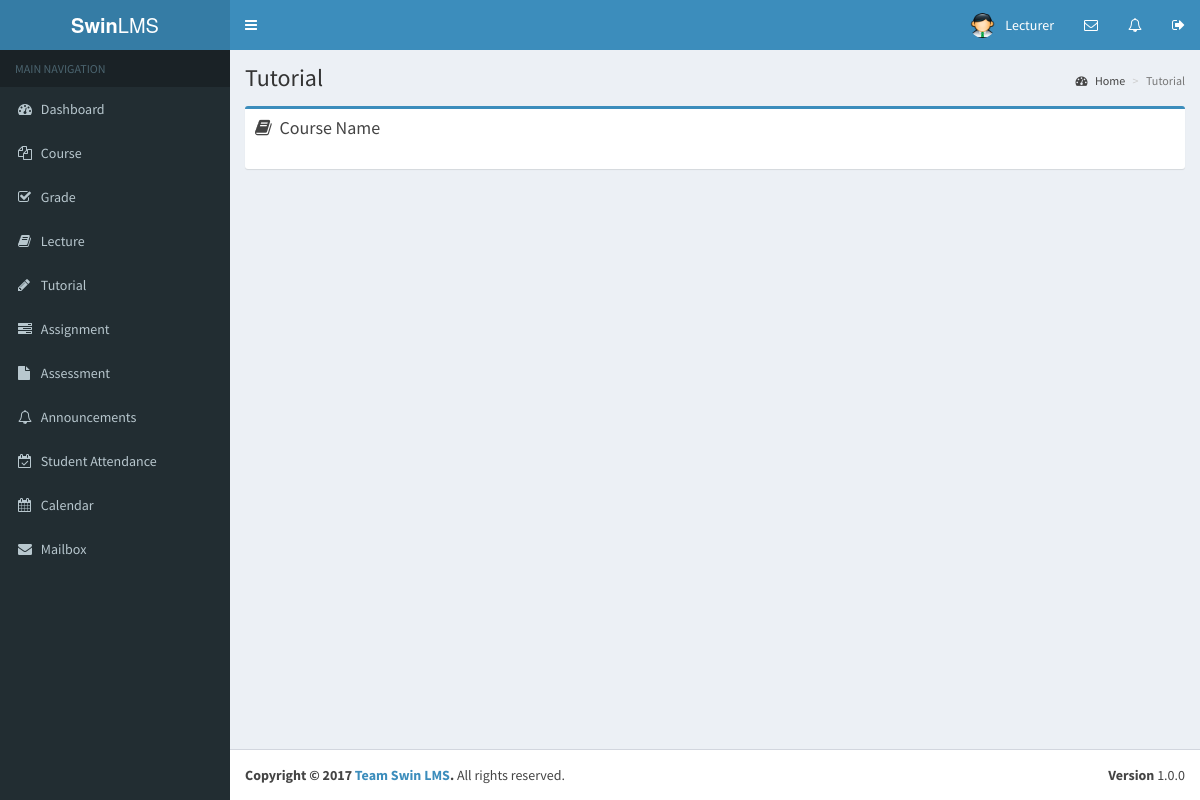
The page /lecturer/tutorial.php on the database as committed earlier.
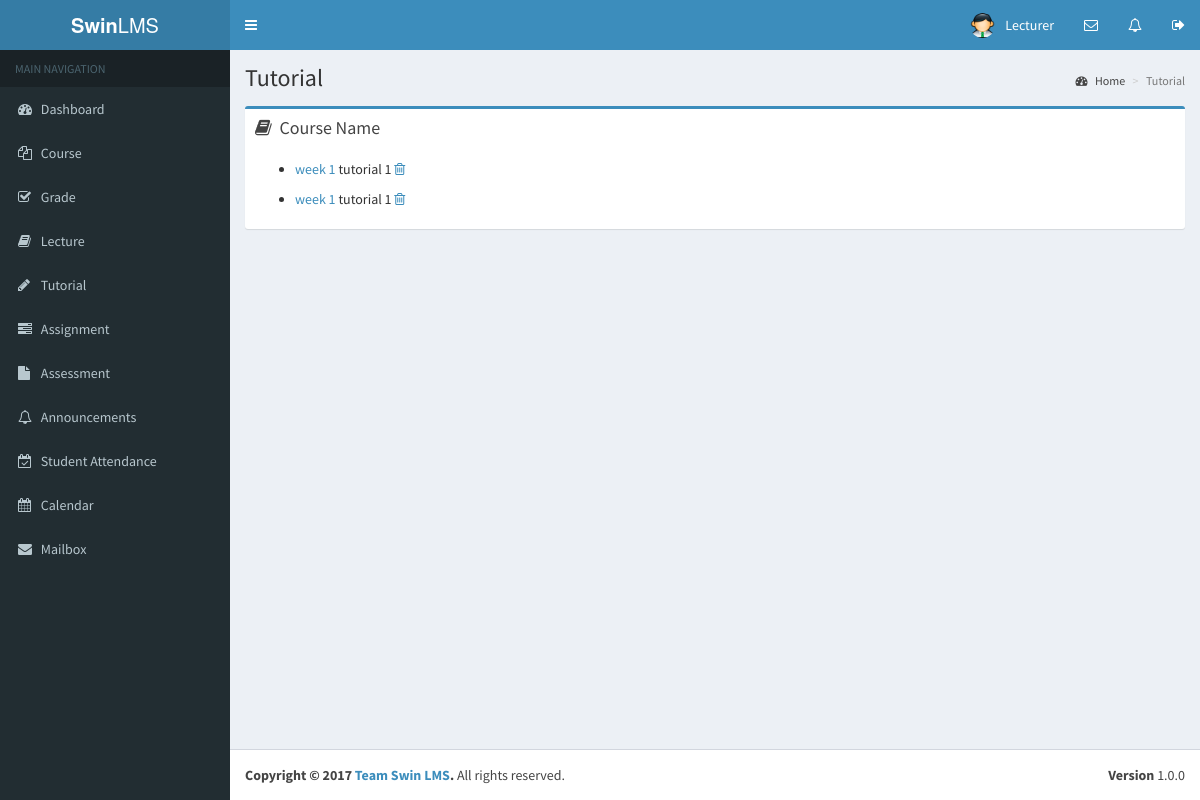
The same page on the database as committed later.
### tables this page shows
CREATE TABLE `tutorial` (
  `id` int(11) NOT NULL,
  `unit_id` int(11) NOT NULL,
  `title` varchar(45) NOT NULL,
  `file` varchar(100) DEFAULT NULL,
  `description` varchar(50) NOT NULL,
  `type` varchar(30) DEFAULT NULL,
  `size` int(11) DEFAULT NULL
);

### lecturer/tutorial.php (the view, shortened to what this page needs)
<!DOCTYPE html>
<html>
    <?php include_once('first.php') ?>
    <body class="hold-transition skin-blue sidebar-mini">
    <?php include_once('header.php')?>
    <?php include_once('sidebar.php') ?>
        <div class="content-wrapper">
            <section class="content-header">
                <h1>
                    Tutorial
                </h1>
                <ol class="breadcrumb">
                    <li><a href="dashboard.php"><i class="fa fa-dashboard"></i> Home</a></li>
                    <li class="active">Tutorial</li>
                </ol>
            </section>
            <section class="content">
                <div class="row">
                    <section class="col-lg-12">
                        <div class="box box-primary">
                            <div class="box-header">
                                <i class="fa fa-book"></i>
                                <h3 class="box-title">Course Name</h3>
                            </div>
                            <div class="box-body">
                                <?php
                                    $sql="SELECT * FROM tutorial";
                                    $result_set=mysql_query($sql);
                                    while($row=mysql_fetch_array($result_set))
                                    {
                                ?>
                                <ul class="course-list">
                                    <li>
                                        <a href="upload/uploads/<?php echo $row['file'] ?>" target="_blank"><?php echo $row['title'] ?></a>
                                        <?php echo $row['description'] ?>
                                        <a href="tutorial/remove.php?id=<?php echo $row['id'] ?>" class="delete-button"><i class="fa fa-trash-o"></i></a>
                                    </li>
                                </ul>
                                <?php
                                    }
                                ?>
                            </div>
                        </div>
                    </section>
                </div>
            </section>
        </div>
    <?php include_once('footer.php') ?>
    </body>
</html>

### lecturer/first.php (shortened to what this page needs)
<head>
  <link rel="stylesheet" href="../bootstrap/css/bootstrap.min.css">
  <link rel="stylesheet" href="https://cdnjs.cloudflare.com/ajax/libs/font-awesome/4.5.0/css/font-awesome.min.css">
  <link rel="stylesheet" href="https://cdnjs.cloudflare.com/ajax/libs/ionicons/2.0.1/css/ionicons.min.css">
  <link rel="stylesheet" href="../plugins/datatables/dataTables.bootstrap.css">
  <link rel="stylesheet" href="../dist/css/AdminLTE.min.css">
  <link rel="stylesheet" href="../dist/css/skins/_all-skins.min.css">
  <link rel="stylesheet" href="../plugins/iCheck/flat/blue.css">
  <link rel="stylesheet" href="../plugins/morris/morris.css">
  <link rel="stylesheet" href="../plugins/jvectormap/jquery-jvectormap-1.2.2.css">
  <link rel="stylesheet" href="../plugins/datepicker/datepicker3.css">
  <link rel="stylesheet" href="../plugins/daterangepicker/daterangepicker.css">
  <link rel="stylesheet" href="../plugins/bootstrap-wysihtml5/bootstrap3-wysihtml5.min.css">
</head>

### lecturer/header.php (shortened to what this page needs)
<header class="main-header">
    <a href="dashboard.php" class="logo">
      <span class="logo-lg"><b>Swin</b>LMS</span>
    </a>
    <nav class="navbar navbar-static-top">
      <a href="#" class="sidebar-toggle" data-toggle="offcanvas" role="button">
      </a>
      <div class="navbar-custom-menu">
        <ul class="nav navbar-nav">
          <li class="dropdown user user-menu">
            <a href="dashboard.php" class="dropdown-toggle" data-toggle="dropdown">
              <img src="../dist/img/admin.ico" class="user-image" alt="User Image">
              <span class="hidden-xs">Lecturer</span>
            </a>
          </li>
          <li class="dropdown messages-menu">
            <a href="#" class="dropdown-toggle" data-toggle="dropdown">
              <i class="fa fa-envelope-o"></i>
            </a>
          </li>
          <li class="dropdown notifications-menu">
            <a href="#" class="dropdown-toggle" data-toggle="dropdown">
              <i class="fa fa-bell-o"></i>
            </a>
          </li>
          <li>
            <a href="../index.php" data-toggle="control-sidebar"><i class="fa fa-sign-out"></i></a>
          </li>
        </ul>
      </div>
    </nav>
  </header>

### lecturer/sidebar.php
<aside class="main-sidebar">
    <section class="sidebar">
<ul class="sidebar-menu">
        <li class="header">MAIN NAVIGATION</li>
        <li>
          <a href="dashboard.php">
            <i class="fa fa-dashboard"></i> <span>Dashboard</span>
          </a>
        </li>
        <li>
          <a href="course_list.php">
            <i class="fa fa-files-o"></i>
            <span>Course</span>
          </a>
        </li>
        <li>
          <a href="grade.php">
            <i class="fa fa-check-square-o"></i>
            <span>Grade</span>
          </a>
        </li>
        <li>
          <a href="lecture_note.php">
            <i class="fa fa-book"></i>
            <span>Lecture</span>
          </a>
        </li>
        <li>
          <a href="tutorial.php">
            <i class="fa fa-pencil"></i>
            <span>Tutorial</span>
          </a>
        </li>
        <li>
          <a href="assignment.php">
            <i class="fa fa-tasks"></i>
            <span>Assignment</span>
          </a>
        </li>
        <li>
          <a href="assessment.php">
            <i class="fa fa-file"></i>
            <span>Assessment</span>
          </a>
        </li>
        <li>
          <a href="announcements.php">
            <i class="fa fa-bell-o"></i>
            <span>Announcements</span>
          </a>
        </li>
        <li>
          <a href="attendance.php">
            <i class="fa fa-calendar-check-o"></i>
            <span>Student Attendance</span>
          </a>
        </li>
        <li>
          <a href="calendar.php">
            <i class="fa fa-calendar"></i> <span>Calendar</span>
          </a>
        </li>
        <li>
          <a href="mailbox.php">
            <i class="fa fa-envelope"></i> <span>Mailbox</span>
          </a>
        </li>
      </ul>
    </section>
  </aside>

### lecturer/footer.php
<footer class="main-footer">
    <div class="pull-right hidden-xs">
      <b>Version</b> 1.0.0
    </div>
    <strong>Copyright &copy; 2017 <a>Team Swin LMS</a>.</strong> All rights reserved.
  </footer>

Rows that differ between the two databases and show on the page:
added tutorial: title "week 1", description "tutorial 1"
added tutorial: title "week 1", description "tutorial 1"
